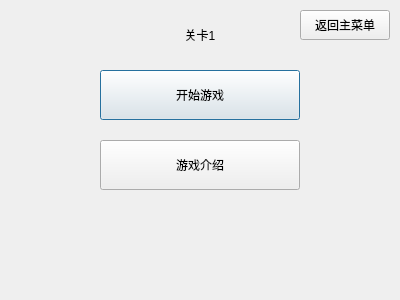
<?xml version="1.0" encoding="UTF-8"?>
<ui version="4.0">
 <class>LevelStartDialog</class>
 <widget class="QDialog" name="LevelStartDialog">
  <property name="geometry">
   <rect>
    <x>0</x>
    <y>0</y>
    <width>400</width>
    <height>300</height>
   </rect>
  </property>
  <property name="windowTitle">
   <string>关卡开始</string>
  </property>
  <property name="fixedSize" stdset="0">
   <size>
    <width>400</width>
    <height>300</height>
   </size>
  </property>
  <widget class="QLabel" name="titleLabel">
   <property name="geometry">
    <rect>
     <x>150</x>
     <y>20</y>
     <width>100</width>
     <height>30</height>
    </rect>
   </property>
   <property name="text">
    <string>关卡1</string>
   </property>
   <property name="alignment">
    <set>Qt::AlignCenter</set>
   </property>
  </widget>
  <widget class="QPushButton" name="startGameBtn">
   <property name="geometry">
    <rect>
     <x>100</x>
     <y>70</y>
     <width>200</width>
     <height>50</height>
    </rect>
   </property>
   <property name="text">
    <string>开始游戏</string>
   </property>
  </widget>
  <widget class="QPushButton" name="gameIntroBtn">
   <property name="geometry">
    <rect>
     <x>100</x>
     <y>140</y>
     <width>200</width>
     <height>50</height>
    </rect>
   </property>
   <property name="text">
    <string>游戏介绍</string>
   </property>
  </widget>
  <widget class="QPushButton" name="backToMenuBtn">
   <property name="geometry">
    <rect>
     <x>300</x>
     <y>10</y>
     <width>90</width>
     <height>30</height>
    </rect>
   </property>
   <property name="text">
    <string>返回主菜单</string>
   </property>
  </widget>
 </widget>
 <resources/>
 <connections/>
</ui>
